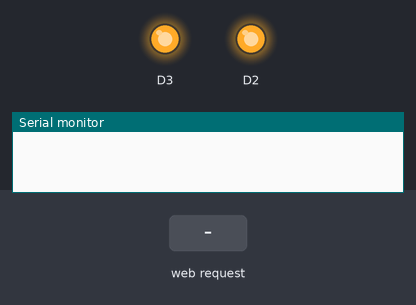
This sketch was run on a simulated ESP8266 (NodeMCU). Shown: output pins drawn as LEDs (lit = HIGH), the last lines printed to the serial monitor. The test bench sets the inputs (shaded band).

Above: at 1.2 s.
1.3 s: HTTP request GET /onD2 received
At 1.6 s:
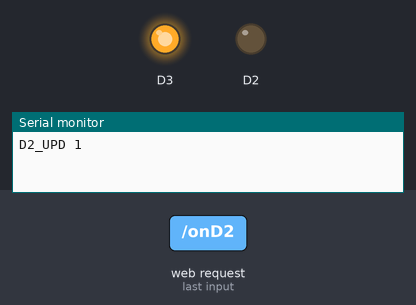
2.8 s: HTTP request GET /onD3 received
At 4.0 s:
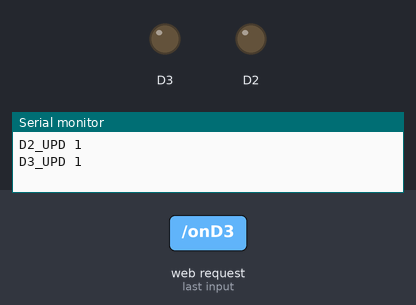
4.3 s: HTTP request GET /offD2 received
At 5.1 s:
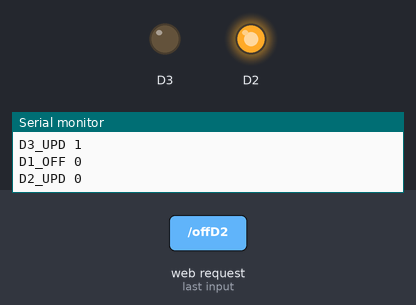
5.8 s: HTTP request GET /offD3 received
At 6.2 s:
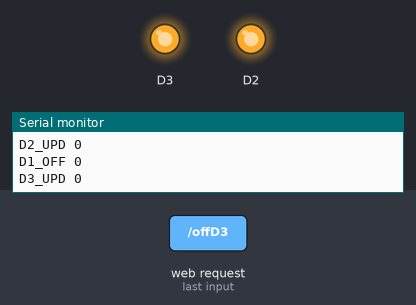
7.3 s: HTTP request GET /onD2?timeOn=1 received
At 8.6 s:
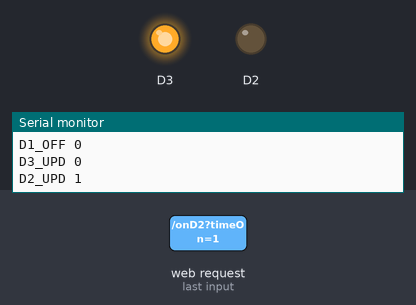
Timing chart, 0 to 9.8 s (numbered marks = the images above; inputs shaded):
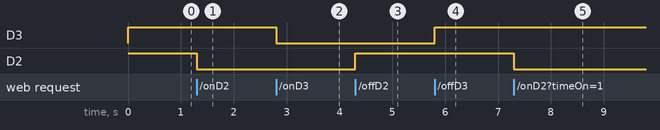

The sketch:

ESP.ino
```cpp
#include <ESP8266WiFi.h>
#include <ESP8266WebServer.h>
#include <time.h>
#include <SerialCommand.h>
#include <SoftwareSerial.h>
#define PORT_NUMBER 8188

SerialCommand SCmd;

ESP8266WebServer webServer(PORT_NUMBER);

String timeOn,timeOff;

void setup() {
  Serial.begin(115200);
  configESP8266();
  webServer.begin();
  pinMode(D1, INPUT);
  pinMode(D2, OUTPUT);
  pinMode(D3, OUTPUT);
  digitalWrite(D2, HIGH);
  digitalWrite(D3, HIGH);
  webServer.on("/", mainpage);
  webServer.on("/onD1", on_D1);
  webServer.on("/offD1", off_D1);
  webServer.on("/onD2", on_D2);
  webServer.on("/offD2", off_D2);
  webServer.on("/onD3", on_D3);
  webServer.on("/offD3", off_D3);
  webServer.on("/getstatus", get_status);
  webServer.on("/setTimeRTC", setTimeRTC);
  webServer.begin();
}

void loop() {
  webServer.handleClient();
}

void configESP8266() {
  WiFi.mode(WIFI_AP_STA);
  WiFi.softAP("TuoiCayWifi", "44448888");
}


const char MainPage[] PROGMEM = R"=====(
<!DOCTYPE html>
<html>

<head>
  <title>HOME PAGE</title>
  <style>
    body {
      display: flex;
      text-align: center;
      justify-content: center;
    }

    h1 {
      color: #003399;
    }

    a {
      text-decoration: none;
      color: #FFFFFF;
    }

    .bt_on {
      height: 50px;
      width: 100px;
      margin: 10px 0;
      background-color: #FF6600;
      border-radius: 5px;
    }

    .bt_off {
      height: 50px;
      width: 100px;
      margin: 10px 0;
      background-color: #00FF00;
      border-radius: 5px;
    }

    #loader {
      border: 16px solid #f3f3f3;
      border-radius: 50%;
      border-top: 16px solid #3498db;
      width: 120px;
      height: 120px;
      display: none;
      -webkit-animation: spin 2s linear infinite;
      /* Safari */
      animation: spin 2s linear infinite;
    }

    /* Safari */
    @-webkit-keyframes spin {
      0% {
        -webkit-transform: rotate(0deg);
      }

      100% {
        -webkit-transform: rotate(360deg);
      }
    }

    @keyframes spin {
      0% {
        transform: rotate(0deg);
      }

      100% {
        transform: rotate(360deg);
      }
    }
  </style>
  <meta charset="UTF-8">
</head>

<body>

  <div id="panel">
    <h1>Web Tuoi Cay</h1>
    <div id="clock"></div>
    <div>Trang thai may bom: <b>
        <pan id="trangthaiD1">
          <pan>
      </b></div>
    <div>
      <button class="bt_on" onclick="getdata('onD1')">ON</button>
      <button class="bt_off" onclick="getdata('offD1')">OFF</button>
    </div>
    <div>Auto tuoi theo do am: <b>
        <pan id="trangthaiD2">
          <pan>
      </b></div>
    <div>
      <button class="bt_on" onclick="getdata('onD2')">ON</button>
      <button class="bt_off" onclick="getdata('offD2')">OFF</button>
    </div>
    <div>Auto tuoi theo thoi gian: <b>
        <pan id="trangthaiD3">
          <pan>
      </b></div>
    <div>
      <button class="bt_on" onclick="getdata('onD3')">ON</button>
      <button class="bt_off" onclick="getdata('offD3')">OFF</button>
    </div>
    <form action="/">
      <label for="timeOn">Time on:</label>
      <input type="time" id="timeOn" name="timeOn">
      <label for="timeOff">Time off:</label>
      <input type="time" id="timeOff" name="timeOff">
      <input type="submit">
    </form>
    <div id="reponsetext"></div>
  </div>
  <div id="loader"></div>
  <script>
    var set_time = false;
    function clock() {
      //Khởi tạo đối tượng timer sử dụng Date Object
      var timer = new Date();
      //Gọi các phương thức của đối tượng timer
      var hour = timer.getHours();  //Lấy giờ hiện tại (giá trị từ 0 - 23)
      var minute = timer.getMinutes();  //Lấy phút hiện tại
      var second = timer.getSeconds();  //Lấy giây  hiện tại
      //Thêm ký tự 0 đằng trước nếu giờ, phút, giây < 10 với câu lệnh điều khiển if
      if (hour < 10) {
        hour = "0" + hour;
      }
      if (minute < 10) {
        minute = "0" + minute;
      }
      if (second < 10) {
        second = "0" + second;
      }
      //Hiện thị thời gian lên thẻ div id="clock" với phương thức innerHTML
      document.getElementById("clock").innerHTML = hour + ":" + minute + ":" + second;
      if (set_time == false) {
        xhttp.open("GET", "/setTimeRTC?time=" + document.getElementById("clock").textContent, true);
        xhttp.send();
        set_time = true;
      }
    }
    //Thực hiện hàm clock theo chu kỳ 1 giây
    setInterval("clock()", 1000);
    //-----------Tạo đối tượng request----------------
    function create_obj() {
      td = navigator.appName;
      if (td == "Microsoft Internet Explorer") {
        obj = new ActiveXObject("Microsoft.XMLHTTP");
      } else {
        obj = new XMLHttpRequest();
      }
      return obj;
    }
    var xhttp = create_obj();
    //-----------Thiết lập dữ liệu và gửi request-------
    function getdata(url) {
      xhttp.open("GET", "/" + url, true);
      xhttp.onreadystatechange = process;//nhận reponse
      document.getElementById("loader").style.display = "block"
      document.getElementById("panel").style.display = "none";
      xhttp.send();

      var delayInMilliseconds = 3000; //1 second
      setTimeout(function () {
        document.getElementById("panel").style.display = "block";
        document.getElementById("loader").style.display = "none"

      }, delayInMilliseconds);

    }
    //-----------Kiểm tra response--------------------
    function process() {
      if (xhttp.readyState == 4 && xhttp.status == 200) {
        //------Updat data sử dụng javascript----------
        ketqua = xhttp.responseText;
        document.getElementById("reponsetext").innerHTML = ketqua;
      }
    }
    //------------Kiểm tra trạng thái chân D1 D2 D3------
    function getstatus() {
      xhttp.open("GET", "getstatus", true);
      xhttp.onreadystatechange = process_json;
      xhttp.send();
    }
    //-----------Kiểm tra response-------------------------------
    var gTime = false;
    function process_json() {
      if (xhttp.readyState == 4 && xhttp.status == 200) {
        //------Update data sử dụng javascript-------------------
        var trangthai_JSON = xhttp.responseText;
        var Obj = JSON.parse(trangthai_JSON);
        document.getElementById("trangthaiD1").innerHTML = Obj.D1;
        document.getElementById("trangthaiD2").innerHTML = Obj.D2;
        document.getElementById("trangthaiD3").innerHTML = Obj.D3;
        if (gTime == false) {
          document.getElementById("timeOn").value = Obj.timeOn;
          document.getElementById("timeOff").value = Obj.timeOff;
          gTime = true;
        }
      }
    }
    //---Ham update duu lieu tu dong---
    setInterval(function () {
      getstatus();
    }, 1000);
  </script>
</body>

</html>
)=====";

void mainpage(){
   timeOn = webServer.arg("timeOn");
   timeOff = webServer.arg("timeOff");
   Serial.print("TIME_ON "+timeOn+"\r\n");
   Serial.print("TIME_OFF "+timeOff+"\r\n");
   String s = FPSTR(MainPage);
   webServer.send(200,"text/html",s);
}

void on_D1(){
  Serial.print("D1_ON \r\n");

  webServer.send(200,"text/html","Bat may bom");
}
void off_D1(){
  Serial.print("D1_OFF \r\n");
  webServer.send(200,"text/html","Tat may bom");
}
void on_D2(){
  Serial.print("D2_UPD 1\r\n");
  digitalWrite(D2,LOW);
  webServer.send(200,"text/html","Bat do am");
}
void off_D2(){
  Serial.print("D1_OFF 0\r\n");
  Serial.print("D2_UPD 0\r\n");
  digitalWrite(D2,HIGH);
  webServer.send(200,"text/html","Tat do am");
}
void on_D3(){
  Serial.print("D3_UPD 1\r\n");
  digitalWrite(D3,LOW);
  webServer.send(200,"text/html","Bat hen gio");
}
void off_D3(){
  Serial.print("D1_OFF 0\r\n");
  Serial.print("D3_UPD 0\r\n");
  digitalWrite(D3,HIGH);
  webServer.send(200,"text/html","Tat hen gio");
}

void get_status(){
  String d1,d2,d3;
  if(digitalRead(D1)==1){
    d1 = "OFF";
  }else{
    d1 = "ON";
  }
  if(digitalRead(D2)==1){
    d2 = "OFF";
  }else{
    d2 = "ON";
  }
   if(digitalRead(D3)==1){
    d3 = "OFF";
  }else{
    d3 = "ON";
  };
  String s = "{\"D1\": \""+ d1 +"\",\"D2\": \""+ d2 +"\",\"D3\": \""+ d3 +"\",\"timeOn\": \""+ timeOn +"\",\"timeOff\": \""+ timeOff +"\"}";
  webServer.send(200,"application/json",s);
}
void setTimeRTC(){
  String times;
   times = webServer.arg("time");
   Serial.print("SET_T "+times+"\r\n");
}
```

Measured:
- after the input at 1.3 s, D2: HIGH → LOW at once
- after the input at 2.8 s, D3: HIGH → LOW at once
- after the input at 4.3 s, D2: LOW → HIGH at once
- after the input at 5.8 s, D3: LOW → HIGH at once
- after the input at 7.3 s, D2: HIGH → LOW at once
